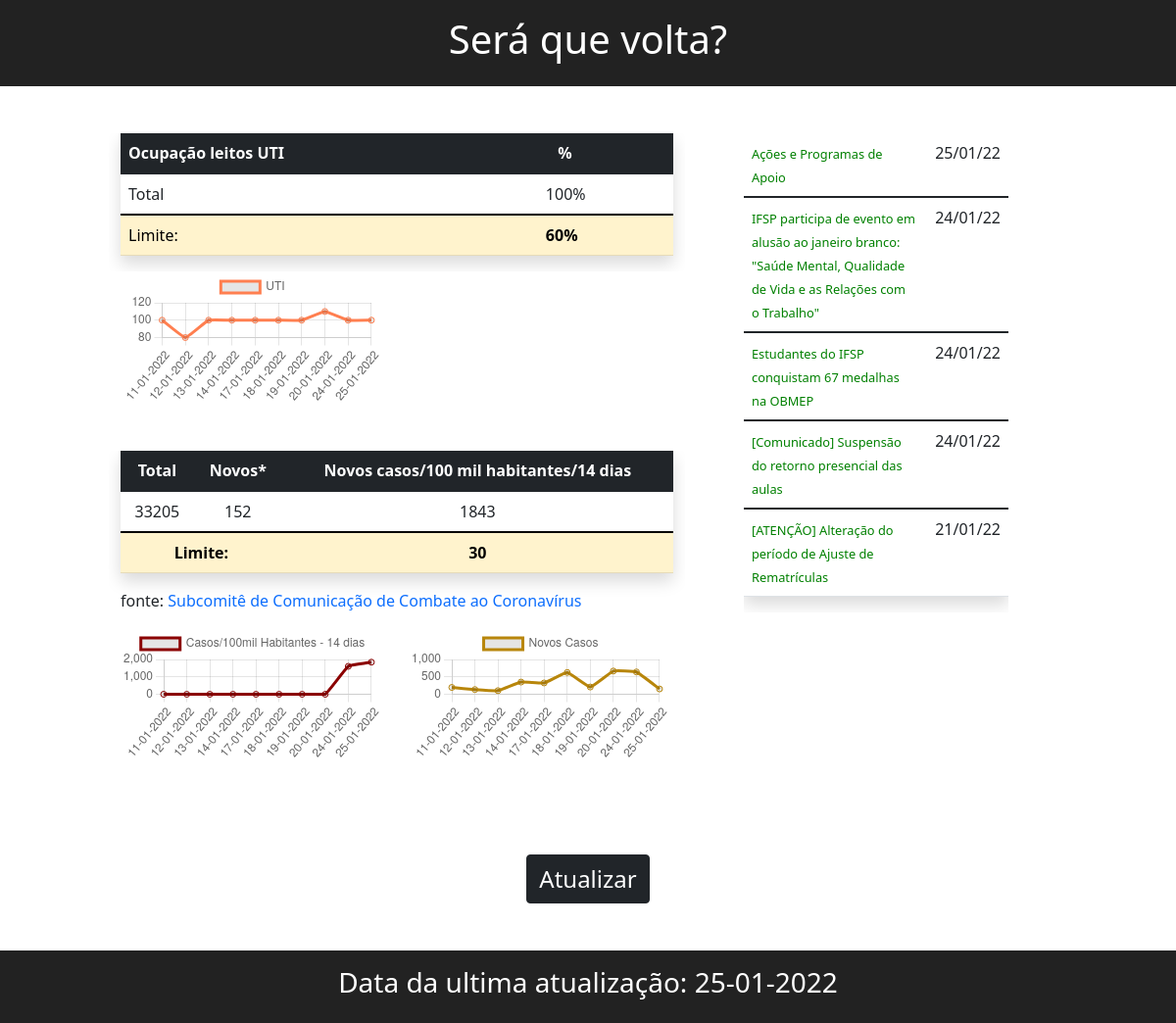
The page / on the database its author committed.
### app.py (models this page shows, shortened)
class Dados(db.Model):
  id = db.Column(db.Integer, primary_key=True, autoincrement=True)
  databoletim = db.Column(db.String(50))
  totcasos = db.Column(db.String(50))
  novoscasos = db.Column(db.String(150))
  novoscasosmedia = db.Column(db.String(50))
  uti = db.Column(db.String(150))

class News(db.Model):
  id = db.Column(db.Integer, primary_key=True, autoincrement=True)
  titulo = db.Column(db.String(250))
  link = db.Column(db.String(250))
  data = db.Column(db.String(50))

### app.py (the view)
@app.route('/')
def index():
  news = db.session.query(News).order_by(News.id.desc()).limit(5)
  dados = db.session.query(Dados).order_by(Dados.id.desc()).first()
  graph = db.session.query(Graph).order_by(Graph.id.desc()).limit(10)
  graphdata = Process.get_graph_data(graph)
  return render_template('index.html', dados=dados, news=news, graphdata=graphdata)

### Process.py (called while the page is built)
def get_graph_data(db):
  dbrecord = {'datagraph': [], 'novoscasos': [], 'novoscasosmedia': [], 'uti' : []}
  record =[]
  for row in db: #limit 14
    record.append(row)
  for row in reversed(range(len(record))):
    dbrecord['datagraph'].append(record[row].datagraph)
    dbrecord['novoscasos'].append(record[row].newcases)
    dbrecord['novoscasosmedia'].append(record[row].newcasesmedia)
    dbrecord['uti'].append(record[row].uti)
  return dbrecord

### templates/index.html (shortened to what this page needs)
<!DOCTYPE html>
<html lang="pt-br">
<head>
  <link rel="stylesheet" href="{{ url_for('static', filename='css/style.css')}}">
  <link rel="stylesheet" href="https://cdn.jsdelivr.net/npm/bootstrap-icons@1.7.2/font/bootstrap-icons.css">
  <link href="https://cdn.jsdelivr.net/npm/bootstrap@5.1.3/dist/css/bootstrap.min.css" rel="stylesheet"
>
</head>
<body>
  <div class="container-fluid">
    <header class="row mb-5" id="topbar">
      <div class="col-sm-10 col-md-8 m-auto">
        <nav class="text-center">
          <h1>Será que volta?</h1>
        </nav>
      </div>
    </header>
    <main class="container-fluid mb-5 ">
      <section class="row d-flex justify-content-center mb-5" id="UTI">
        <div class="col-sm-10 col-md-6 mr-3">
          <div class="row">
            <div class="table-responsive">
              <table class="table shadow p-3">
                <thead class="table-dark">
                  <th scope="col">Ocupação leitos UTI</th>
                  <th scope="col">   %</th>
                </thead>
                <tbody>
                  <td>Total</th>
                  <td>{{dados['uti']}}</td>
                </tbody>
                <tfoot class="table-warning">
                  <td>Limite:</th>
                  <td><strong>60%</strong></td>
                </tfoot>
              </table>
            </div>
            <div class="col-sm-10 col-md-6 mb-5">
              <canvas id="lineChart1"></canvas>
              <script>
                var ctx = document.getElementById("lineChart1").getContext("2d");
                var lineChart = new Chart(ctx, {
                  type: "line",
                  data: {
                    labels: {{ graphdata['datagraph'] | safe }},
                datasets: [
                  {
                    label: "UTI",
                    data: {{ graphdata['uti'] | safe }},
                  fill: false,
                  borderColor: "rgb(255, 127, 80)",
                  lineTension: 0.1
                  }
                ]
              },
                options: {
                  responsive: true
                }
            });
              </script>
            </div>
          </div>
          <div class="row">
            <div class="table-responsive">
              <table class="table text-center shadow p-3 ">
                <thead class="table-dark">
                  <th>Total</th>
                  <th>Novos*</th>
                  <th>Novos casos/100 mil habitantes/14 dias</th>
                </thead>
                <tbody>
                  <td>{{dados['totcasos']}}</td>
                  <td>{{dados['novoscasos']}}</td>
                  <td>{{dados['novoscasosmedia']}}</td>
                </tbody>
                <tfoot class="table-warning">
                  <th colspan="2">Limite:</th>
                  <td><strong>30</strong></td>
                </tfoot>
              </table>
              <p>fonte: <a href="http://coronavirus.saocarlos.sp.gov.br/" rel="external" target="_blank">Subcomitê de
                  Comunicação de Combate
                  ao Coronavírus</a></p>
            </div>
            <div class="col-sm-10 col-md-6">
              <canvas id="lineChart2"></canvas>
              <script>
                var ctx = document.getElementById("lineChart2").getContext("2d");
                var lineChart = new Chart(ctx, {
                  type: "line",
                  data: {
                    labels: {{ graphdata['datagraph'] | safe }},
                datasets: [
                  {
                    label: "Casos/100mil Habitantes - 14 dias",
                    data: {{ graphdata['novoscasosmedia'] | safe }},
                  fill: false,
                  borderColor: "rgb(139, 0, 0)",
                  lineTension: 0.1
                  }
                ]
              },
                options: {
                  responsive: true
                }
            });
              </script>
            </div>
            <div class="col-sm-10 col-md-6 mb-5">
              <canvas id="lineChart3"></canvas>
              <script>
                var ctx = document.getElementById("lineChart3").getContext("2d");
                var lineChart = new Chart(ctx, {
                  type: "line",
                  data: {
                    labels: {{ graphdata['datagraph'] | safe }},
                datasets: [
                  {
                    label: "Novos Casos",
                    data: {{ graphdata['novoscasos'] | safe }},
                  fill: false,
                  borderColor: "rgb(184, 134, 11)",
                  lineTension: 0.1
                }
                ]
            },
                options: {
                  responsive: true
                }
          });
              </script>
            </div>
          </div>
        </div>
        <div class="col-sm-10  col-md-3 mb-5 m-5 mt-0 ">
          <div class="table-responsive">
            <table class="table shadow p-3">
              <tbody>
                {% for noticia in news%}
                <tr class="news">
                  <td><a href="{{noticia.link}}" target="_blank">{{noticia.titulo}}</a></th>
                  <td>{{noticia.data}}</td>
                </tr>
              </tbody>
              {% endfor %}
            </table>
          </div>
        </div>
      </section>
      <section class="row d-flex text-center">
        <div class="col-sm-10 col-md-8 m-auto">
          <button class="btn btn-dark text">
            <a class="attbutton" href="/att">Atualizar</a>
          </button>
        </div>
      </section>
    </main>
  </div>
  <footer class="col" id="bottombar">
    <div>
      <nav class="text-center">
        <h3 class="bottom-text">Data da ultima atualização: {{dados['databoletim']}}</h3>
      </nav>
    </div>
  </footer>
</body>
</html>

### static/css/style.css (style rules this page uses)
#topbar { font-size: 2rem; background: rgb(34, 34, 34); color: white; padding: 1rem 1rem; margin-top: 0; }
#bottombar { background: rgb(34, 34, 34); color: white; padding: 1rem 1rem; margin-top: 0; }
a.attbutton { font-size: 1.5rem; text-decoration: none; color: white; }
p { font-size: 1rem; }
p a { font-size: 1 rem; text-decoration: none; }
tr.news td a { font-size: .8rem; text-decoration: none; color: green; max-width: 10ch; overflow: hidden; text-overflow: ellipsis; white-space: break-spaces; transition: all .3s ease-out; }

### rows shown on the page
Dados: uti "100%", totcasos "33205", novoscasos "152", novoscasosmedia "1843", databoletim "25-01-2022"
News: titulo "Ações e Programas de Apoio", data "25/01/22"
News: titulo "IFSP participa de evento em alusão ao janeiro branco: \"Saúde Mental, Qualidade de Vida e as Relações com o Trabalho\"", data "24/01/22"
News: titulo "Estudantes do IFSP conquistam 67 medalhas na OBMEP", data "24/01/22"
News: titulo "[Comunicado] Suspensão do retorno presencial das aulas", data "24/01/22"
News: titulo "[ATENÇÃO] Alteração do período de Ajuste de Rematrículas", data "21/01/22"

### other values the page prints
chart data {{ graphdata['datagraph'] | safe }} ['11-01-2022', '12-01-2022', '13-01-2022', '14-01-2022', '17-01-2022', '18-01-2022', '19-01-2022', '20-01-2022', '24-01-2022', '25-01-2022']
chart data {{ graphdata['uti'] | safe }} [100, 80, 100, 100, 100, 100, 100, 110, 100, 100]
chart data {{ graphdata['novoscasosmedia'] | safe }} [0, 0, 0, 0, 0, 0, 0, 0, 1605, 1843]
